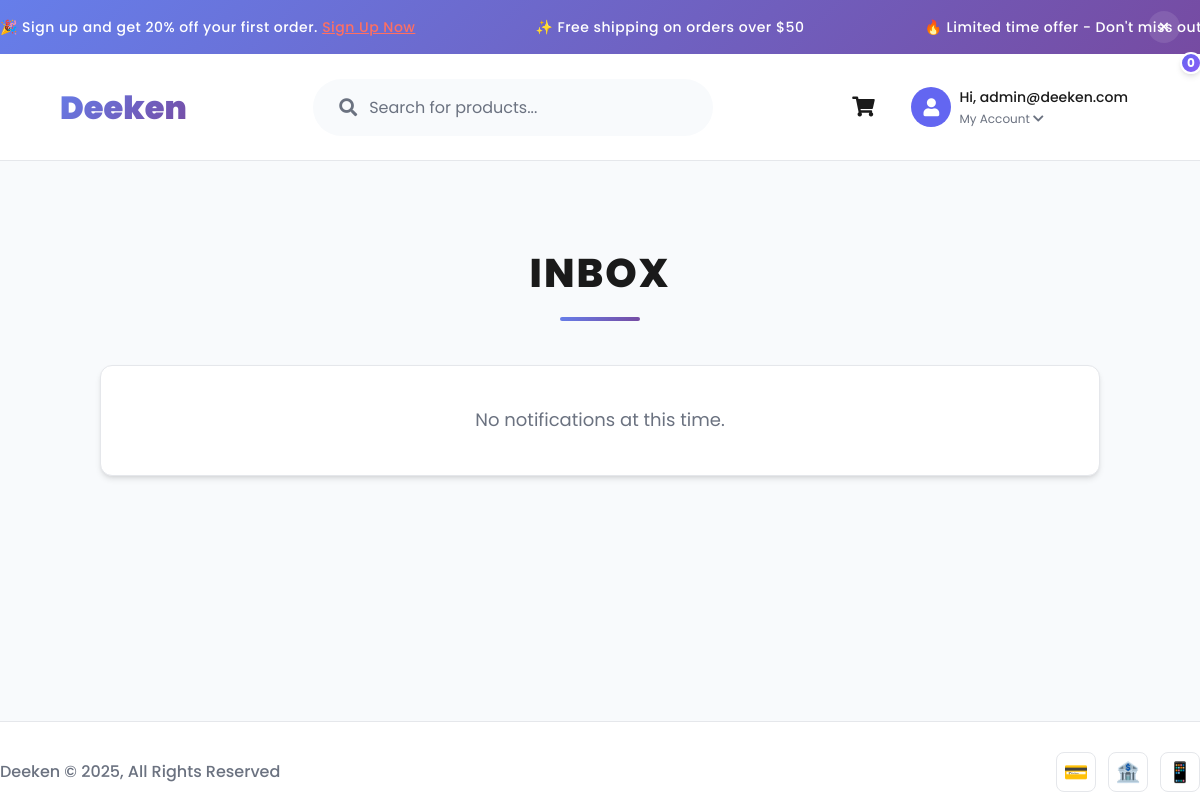
The app's page /inbox.php (signed in), older data.
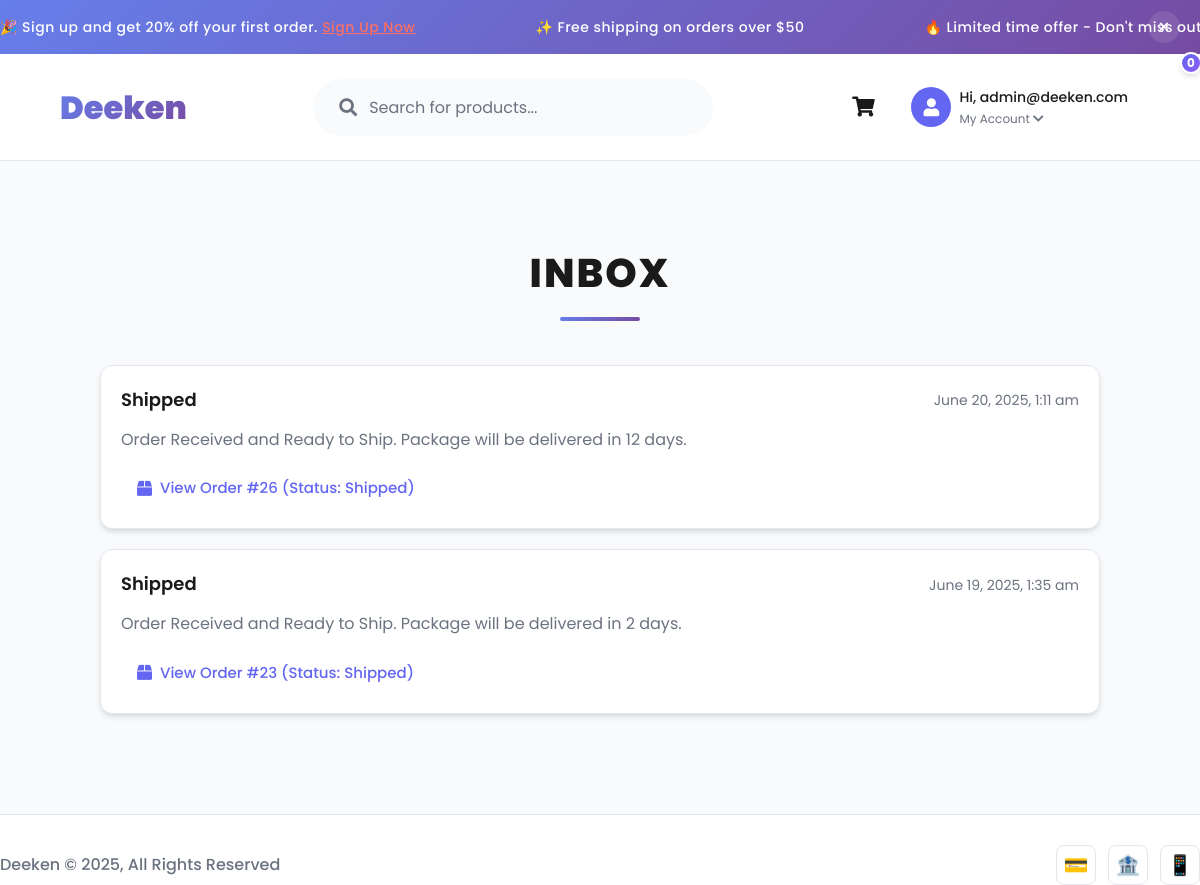
The same page, newer data.
### tables this page shows
CREATE TABLE `notifications` (
  `id` int(11) NOT NULL,
  `user_id` int(10) UNSIGNED NOT NULL,
  `message` text NOT NULL,
  `type` enum('order_received','ready_to_ship','shipped') NOT NULL,
  `order_id` bigint(20) UNSIGNED DEFAULT NULL,
  `is_read` tinyint(1) DEFAULT 0,
  `created_at` timestamp NOT NULL DEFAULT current_timestamp()
);

CREATE TABLE `orders` (
  `id` bigint(20) UNSIGNED NOT NULL,
  `user_id` int(11) UNSIGNED NOT NULL,
  `address_id` int(11) UNSIGNED NOT NULL,
  `payment_id` int(11) UNSIGNED DEFAULT NULL,
  `total` decimal(10,2) NOT NULL,
  `delivery_fee` decimal(10,2) NOT NULL,
  `delivery_fee_id` int(11) UNSIGNED DEFAULT NULL,
  `status` enum('pending','processing','shipped','delivered','cancelled') DEFAULT 'pending',
  `created_at` timestamp NOT NULL DEFAULT current_timestamp(),
  `updated_at` timestamp NOT NULL DEFAULT current_timestamp() ON UPDATE current_timestamp(),
  `estimated_delivery_days` int(11) DEFAULT NULL
);

### config.php (called while the page is built, shortened)
<?php
function getCurrentUser() {
    return isset($_SESSION['user']) ? $_SESSION['user'] : null;
}
function getCartCount($conn, $user) {
    $stmt = $conn->prepare("SELECT SUM(quantity) as count FROM cart WHERE user_id = ?");
    $stmt->bind_param("i", $user['id']);
    $stmt->execute();
    $result = $stmt->get_result()->fetch_assoc();
    return $result['count'] ?? 0;
}
?>

### inbox.php (the view, shortened to what this page needs)
<?php
require_once 'config.php';
$user = getCurrentUser();
$user_id = $_SESSION['user_id'];
$stmt = $conn->prepare("
    SELECT n.*, o.status as order_status
    FROM notifications n
    LEFT JOIN orders o ON n.order_id = o.id
    WHERE n.user_id = ?
    ORDER BY n.created_at DESC
");
$stmt->bind_param("i", $user_id);
$stmt->execute();
$notifications = $stmt->get_result()->fetch_all(MYSQLI_ASSOC);
$cartCount = getCartCount($conn, $user);
?>
<!DOCTYPE html>
<html lang="en">
<head>
    <link rel="stylesheet" href="https://cdnjs.cloudflare.com/ajax/libs/font-awesome/5.15.4/css/all.min.css">
</head>
<body>
    <div class="top-banner">
        <div class="marquee-container">
            <div class="marquee-content">
                <span class="marquee-text">🎉 Sign up and get 20% off your first order. <a href="register.php" style="color: #ff6f61;">Sign Up Now</a></span>
                <span class="marquee-text">✨ Free shipping on orders over $50</span>
                <span class="marquee-text">🔥 Limited time offer - Don't miss out!</span>
            </div>
        </div>
        <button class="close-btn" onclick="closeBanner()">×</button>
    </div>
    <nav class="navbar">
        <div class="logo" onclick="window.location.href='index.php'">Deeken</div>
        <div class="search-container">
            <div class="search-bar">
                <i class="fas fa-search"></i>
                <input type="text" placeholder="Search for products...">
            </div>
        </div>
        <div class="nav-icons">
            <button class="cart-btn" title="Shopping Cart" onclick="window.location.href='cart.php'">
                <i class="fas fa-shopping-cart"></i>
                <span class="cart-badge"><?php echo $cartCount; ?></span>
            </button>
            <div class="profile-dropdown">
                <?php if ($user): ?>
                    <div class="profile-trigger" onclick="toggleProfileDropdown()">
                        <div class="profile-avatar">
                            <i class="fas fa-user"></i>
                        </div>
                        <div class="profile-info">
                            <span class="profile-greeting">Hi, <?php echo htmlspecialchars($user['full_name'] ?? $user['email'] ?? 'User'); ?></span>
                            <span class="profile-account">My Account <i class="fas fa-chevron-down"></i></span>
                        </div>
                    </div>
                <?php endif; ?>
            </div>
        </div>
    </nav>
    <section class="inbox-section">
        <h2 class="inbox-title">Inbox</h2>
        <div class="inbox-container">
            <?php if (empty($notifications)): ?>
                <div class="no-notifications">
                    No notifications at this time.
                </div>
            <?php else: ?>
                <?php foreach ($notifications as $notification): ?>
                    <div class="notification">
                        <div class="notification-header">
                            <span class="notification-type"><?php echo ucfirst($notification['type']); ?></span>
                            <span class="notification-date">
                                <?php echo date('F j, Y, g:i a', strtotime($notification['created_at'])); ?>
                            </span>
                        </div>
                        <div class="notification-message">
                            <?php echo htmlspecialchars($notification['message']); ?>
                        </div>
                        <?php if ($notification['order_id']): ?>
                            <a href="order_details.php?id=<?php echo $notification['order_id']; ?>"
                               class="notification-order">
                                <i class="fas fa-box"></i> View Order #<?php echo $notification['order_id']; ?> (Status: <?php echo ucfirst($notification['order_status']); ?>)
                            </a>
                        <?php endif; ?>
                    </div>
                <?php endforeach; ?>
            <?php endif; ?>
        </div>
    </section>
      <div class="footer-bottom">
            <p>Deeken © 2025, All Rights Reserved</p>
            <div class="payment-icons">
                <div class="payment-icon">💳</div>
                <div class="payment-icon">🏦</div>
                <div class="payment-icon">📱</div>
            </div>
        </div>
</body>
</html>

Row changes from the older to the newer data that the page shows:
added notifications: type "Shipped", created_at "June 20, 2025, 1:11 am", message "Order Received and Ready to Ship. Package will be delivered in 12 days.", order "26", order.status "Shipped"
added notifications: type "Shipped", created_at "June 19, 2025, 1:35 am", message "Order Received and Ready to Ship. Package will be delivered in 2 days.", order "23", order.status "Shipped"
Text that changed along with them:
text no longer shown: "No notifications at this time."
